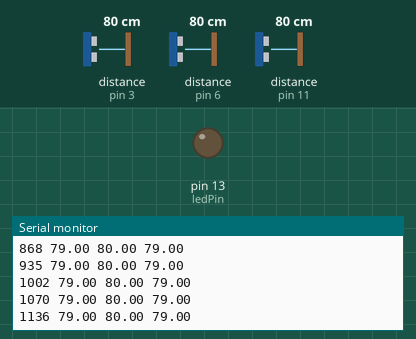
Bench run of a sketch on a simulated Arduino Uno, built with avr-gcc and run on an emulated ATmega328P. Shown: output pins drawn as LEDs (lit = HIGH), the last lines printed to the serial monitor. Wiring (inferred from the names in the program): 3 × ultrasonic range finder: trigger pin 2, echo pin 3 / trigger pin 5, echo pin 6 / trigger pin 9, echo pin 11. The inputs (shaded band) are chosen by the test bench; at power-on: distance to the obstacle (sensors on pin 3, pin 6, pin 11) 80 cm. The echo pulse lasts 58.3 µs per cm; pins used as bus, display or sensor lines are not drawn.

Above: at 1.2 s.
1.3 s: distance to the obstacle (sensor on pin 3) set to 35 cm
At 1.34 s:
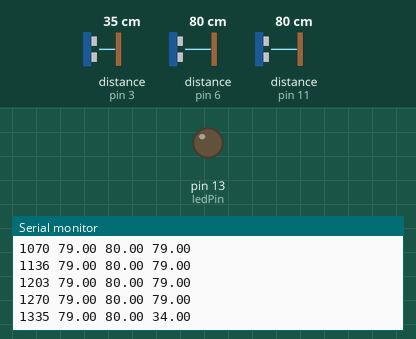
4.3 s: distance to the obstacle (sensor on pin 6) set to 2 cm
At 4.3 s:
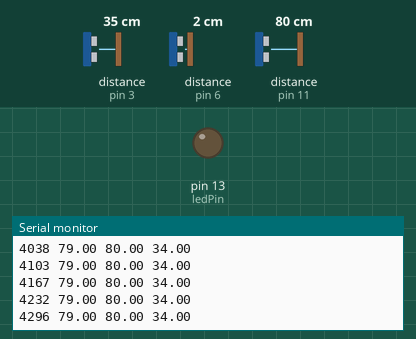
7.3 s: distance to the obstacle (sensor on pin 3) set to 2 cm
At 7.35 s:
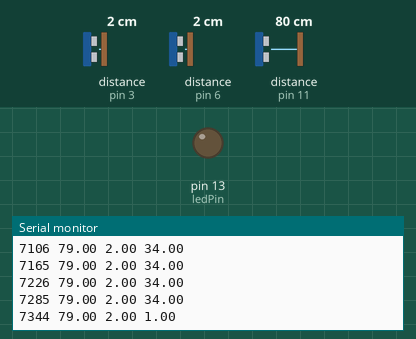
Timing chart, 0 to 10.3 s (numbered marks = the images above; inputs shaded):
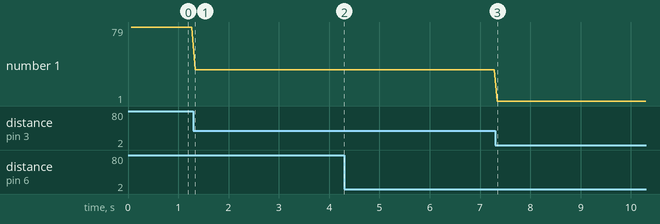

Measured:
- after the input at 1.3 s, the serial monitor: prints a new line at once (image 1)
- plotted number 1: 79 → 34 after the input at 1.3 s

The sketch:

Proximity.ino
```cpp
#include <Wire.h>
#include "CommunicationUtils.h"

int numVars = 3; //Make sure this is the same as processing code
float data[3]; //You must hardcode the number of variables.

//Yellow is GND
//Orange is 5V
//

// Set the pins used
#define ledPin 13
//In an effort to test the sensors do not use
//0 or 1 - TX/RX
//4,7 or 8 - GPS Shield
//10 - SD Card

//Your options are 2,3 // 5,6 // 9,11
#define frontTrigPin 2
#define frontEchoPin 3

#define leftTrigPin 5
#define leftEchoPin 6

#define rightTrigPin 9
#define rightEchoPin 11


long cmright,cmleft,cmfront;
//unsigned int cmleft;

void setup() {

  //Just need 9600 for prox sensors
  Serial.begin(9600);
  for (int idx = 0;idx<numVars;idx++){
    data[idx] = 0;
  }
  pinMode(ledPin, OUTPUT);

  //Setup input and output
  SetupPin(leftTrigPin,leftEchoPin);
  SetupPin(frontTrigPin,frontEchoPin);
  SetupPin(rightTrigPin,rightEchoPin);

  Serial.println("Ready!");
}

void SetupPin(int TrigPin,int EchoPin) {
 pinMode(TrigPin,OUTPUT);
 pinMode(EchoPin,INPUT);
}

long Distance(int TrigPin,int EchoPin) {
  long duration;
  digitalWrite(TrigPin,LOW);
  delayMicroseconds(2);
  digitalWrite(TrigPin,HIGH);
  delayMicroseconds(10);
  digitalWrite(TrigPin,LOW);
  duration = pulseIn(EchoPin,HIGH);
  long cm = (duration/2.0)/29.1;
  if (cm > 100) {
    cm = 100;
  }
  return cm;
}

void loop() {
  //Here is where we will put the Prox Code
  //Serial.println("Pinging Proximity Sensors");
  //Writing just the current time
  //Serial.println("Writing Time");
  delay(50);

  data[1] = Distance(rightTrigPin,rightEchoPin);
  data[0] = Distance(leftTrigPin,leftEchoPin);
  data[2] = Distance(frontTrigPin,frontEchoPin);

  Serial.print(millis());
  Serial.print(" ");
  Serial.print(data[1]);
  Serial.print(" ");
  Serial.print(data[0]);
  Serial.print(" ");
  Serial.print(data[2]);
  Serial.print("\n");

  //serialPrintFloatArr(data,numVars);
  //Serial.println("\r\n");

}


/* End code */
```
